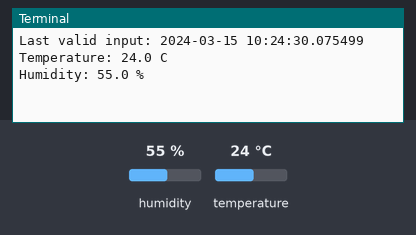
This program was run on a simulated Raspberry Pi (BCM pin numbers). Parts: the last lines printed to the terminal. The inputs (shaded band) are chosen by the test bench; at power-on: humidity 55 %, temperature 24 °C. The clock reads 2024-03-15 10:24:30 at power-on unless the program sets it.

Above: at 1.2 s.
1.3 s: humidity set to 22 %
At 7.2 s:
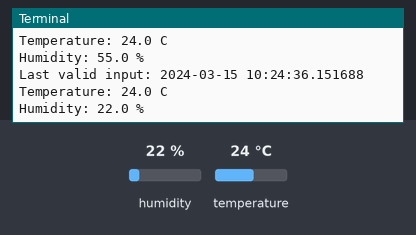
8.1 s: temperature set to 12 °C
At 13.4 s:
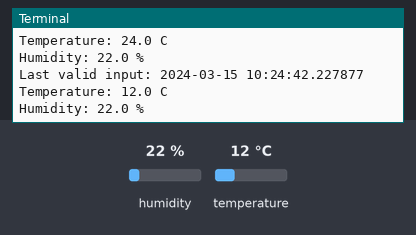
14.9 s: humidity set to 40 %
At 19.6 s:
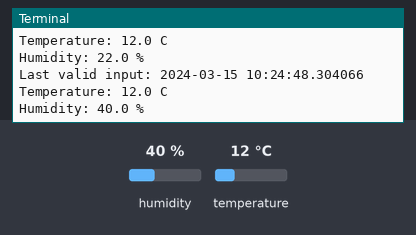
Timing chart, 0 to 21.1 s (numbered marks = the images above; inputs shaded):
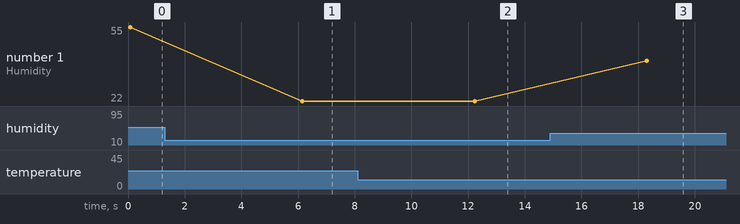

The program:

example.py
```python
import RPi.GPIO as GPIO
import dht11				#温湿度センサを使用するためのライブラリ
import time
import datetime

# GPIOを使用するための宣言
GPIO.setwarnings(True)	# 警告を表示するかしないかの設定(Trueは表示する)
GPIO.setmode(GPIO.BCM)

# 温湿度センサ(DHT11)で14ピンを使うよという宣言
instance = dht11.DHT11(pin=14)

# ループ処理
try:
	while True:
		# 温度と湿度の取得
		result = instance.read()
		# 温度と湿度が取得できたことを確認
		if result.is_valid():
			print("Last valid input: " + str(datetime.datetime.now()))
			print("Temperature: %-3.1f C" % result.temperature)
			print("Humidity: %-3.1f %%" % result.humidity)

		time.sleep(6)

except KeyboardInterrupt:
    print("Cleanup")
    GPIO.cleanup()
```

Measured:
- after the input at 1.3 s, the terminal: prints a new line after 4.9 s (image 1)
- after the input at 8.1 s, the terminal: prints a new line after 4.1 s (image 2)
- after the input at 14.9 s, the terminal: prints a new line after 3.4 s (image 3)
- plotted number 1: 55 → 22 after the input at 1.3 s, 22 → 40 after the input at 14.9 s
